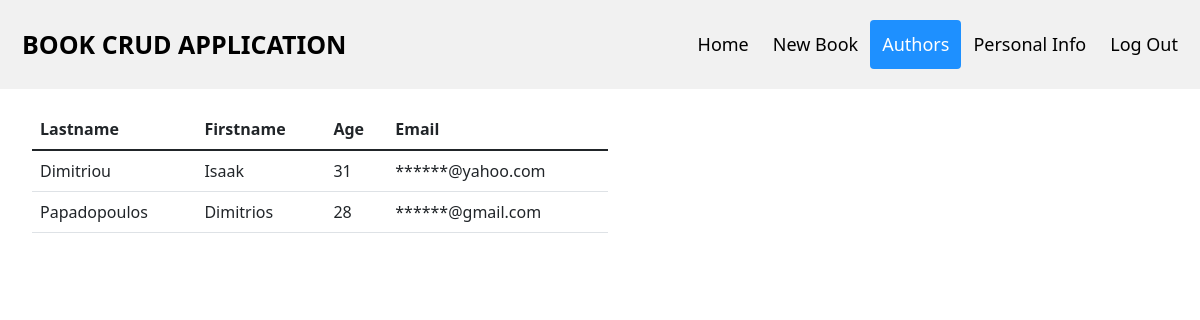
Screenshot of /library/authors/ (signed in) with the database file from the repository.
### book_app/models.py (models this page shows, shortened)
class Author(models.Model):
    user = models.OneToOneField(User, unique=True, on_delete=models.CASCADE)
    age = models.IntegerField()
    class Meta:
        constraints = [
            models.CheckConstraint(check=models.Q(age__gte=18), name='age_gte_18')
        ]
        ordering = ["user__last_name"]

### book_app/views.py (the view)
# urls.py: path('authors/', views.authorsView, name='authorsView'),
@login_required(login_url='/library/login/')
def authorsView(request):
    username = request.user.username
    user_type = userType(request.user)
    data = {}
    authors = []
    publisher = Publisher.objects.get(user=request.user)
    books = Book.objects.filter(publisher=publisher)
    for book in books:
        for author in book.authors.all():
            if author not in authors:
                authors.append(author)
    data['authors'] = authors
    data['user_type'] = user_type
    data['username'] = request.user.username
    return render(request, 'book_app/Publisher/authors.html', data)

### book_app/views.py (called while the page is built)
def userType(user):
    if (LibraryUser.objects.filter(user=user)):
        user_type = 'LibraryUser'
    elif (Author.objects.filter(user=user)):
        user_type = 'Author'
    else:
        user_type = 'Publisher'
    return user_type

### book_app/templates/book_app/Publisher/Authors.html (shortened to what this page needs)
{% extends 'book_app/base.html' %}
{% load static %}
{% block header %}
    <a class="logo" href="{% url 'homeView' user_type username %}">BOOK CRUD APPLICATION</a>
    <div class="header-right">
        <a href="{% url 'homeView' user_type username %}">Home</a>
        <a href="/library/new_book/">New Book</a>
        <a class="active" href="/library/authors/">Authors</a>
        <a href="/library/personal_info/">Personal Info</a>
        <a href="/library/logout/">Log Out</a>
    </div>
{% endblock %}
{% block content %}
    <div class="container-fluid">
        {% if message is not None %}
            <h2>{{message}}</h2>
        {% else %}
            <table class="table table-hover">
                <thead>
                    <tr>
                        <th>Lastname</th>
                        <th>Firstname</th>
                        <th>Age</th>
                        <th>Email</th>
                    </tr>
                </thead>
                <tbody>
                    {% for author in authors %}
                        <tr>
                            <td>{{author.user.last_name}}</td>
                            <td>{{author.user.first_name}}</td>
                            <td>{{author.age}}</td>
                            <td>{{author.user.email}}</td>
                        </tr>
                    {% endfor %}
                </tbody>
            </table>
        {% endif %}
    </div>
{% endblock %}

### book_app/static/book_app/css/main.css (style rules this page uses)
body { background-color:white; background-image: url(../pictures/book.jpg); background-repeat: no-repeat; background-attachment: fixed; background-position: right bottom; background-size: auto; }
.header a { float: left; color: black; text-align: center; padding: 12px; text-decoration: none; font-size: 18px; line-height: 25px; border-radius: 4px; }
.header a.logo { font-size: 25px; font-weight: bold; }
.header a.active { background-color: dodgerblue; color: white; }
.header-right { float: right; }
.container-fluid { width:50%; margin-top:20px; margin-left:20px; }
a:link { text-decoration: none; }

### rows the page displays
Author: user.last_name "Dimitriou", user.first_name "Isaak", age "31", user.email "******@yahoo.com"
Author: user.last_name "Papadopoulos", user.first_name "Dimitrios", age "28", user.email "******@gmail.com"
